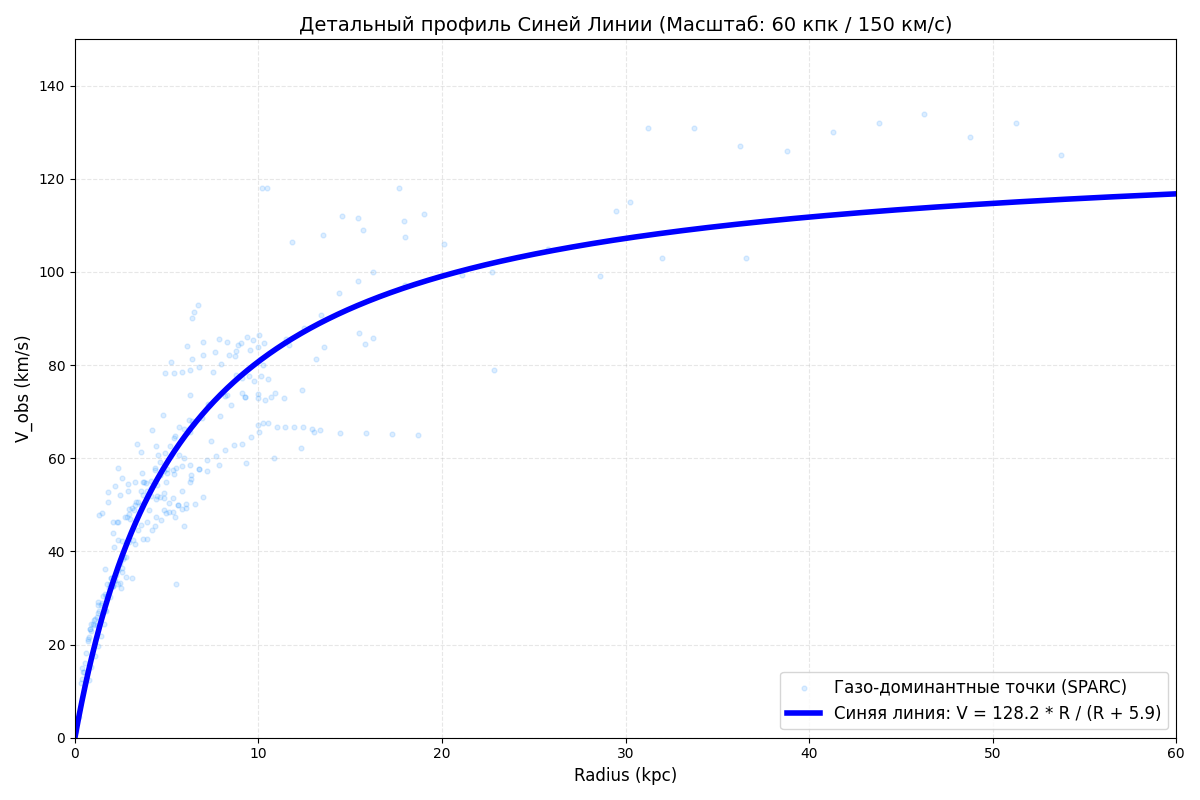

Reproduce this figure in Python.
import numpy as np
import os
import matplotlib.pyplot as plt
from scipy.optimize import curve_fit

def analyze_blue_line_physics(folder='rotmod/'):
    files = [f for f in os.listdir(folder) if f.endswith('_rotmod.dat')]
    r_all, v_all = [], []

    for f in files:
        try:
            data = np.genfromtxt(os.path.join(folder, f))
            r, v_obs = data[:, 0], data[:, 1]
            v_gas = np.abs(data[:, 3])
            v_stars = np.sqrt(data[:, 4]**2 + data[:, 5]**2)
            
            # Фильтр: газ доминирует, убираем явные нули и шумы
            mask = (v_gas > v_stars) & (v_obs > 0)
            r_all.extend(r[mask])
            v_all.extend(v_obs[mask])
        except: 
            continue

    r_all, v_all = np.array(r_all), np.array(v_all)

    # Модель аттрактора (Синяя линия)
    def blue_line_model(r, v_max, r_scale):
        return v_max * (r / (r + r_scale))

    # Фитируем
    popt, _ = curve_fit(blue_line_model, r_all, v_all, p0=[130, 8])
    
    plt.figure(figsize=(12, 8))
    
    # Газовые точки - наш фундамент
    plt.scatter(r_all, v_all, alpha=0.15, s=12, c='dodgerblue', label='Газо-доминантные точки (SPARC)')
    
    # Синяя линия аттрактора на крупном плане
    r_plot = np.linspace(0.01, 60, 1000)
    v_plot = blue_line_model(r_plot, *popt)
    
    plt.plot(r_plot, v_plot, 'b-', linewidth=4, 
             label=f'Синяя линия: V = {popt[0]:.1f} * R / (R + {popt[1]:.1f})')
    
    # Оформление по твоим параметрам
    plt.title('Детальный профиль Синей Линии (Масштаб: 60 кпк / 150 км/с)', fontsize=14)
    plt.xlabel('Radius (kpc)', fontsize=12)
    plt.ylabel('V_obs (km/s)', fontsize=12)
    
    plt.xlim(0, 60)
    plt.ylim(0, 150) # Твое ограничение
    
    plt.legend(fontsize=12, loc='lower right')
    plt.grid(True, which='both', linestyle='--', alpha=0.3)
    plt.tight_layout()
    plt.show()
    
    print(f"--- Результаты уточненного фита ---")
    print(f"V_max (Асимптота): {popt[0]:.2f} km/s")
    print(f"R_scale (Масштаб изгиба): {popt[1]:.2f} kpc")
    
    return popt

if __name__ == "__main__":
    params = analyze_blue_line_physics()
